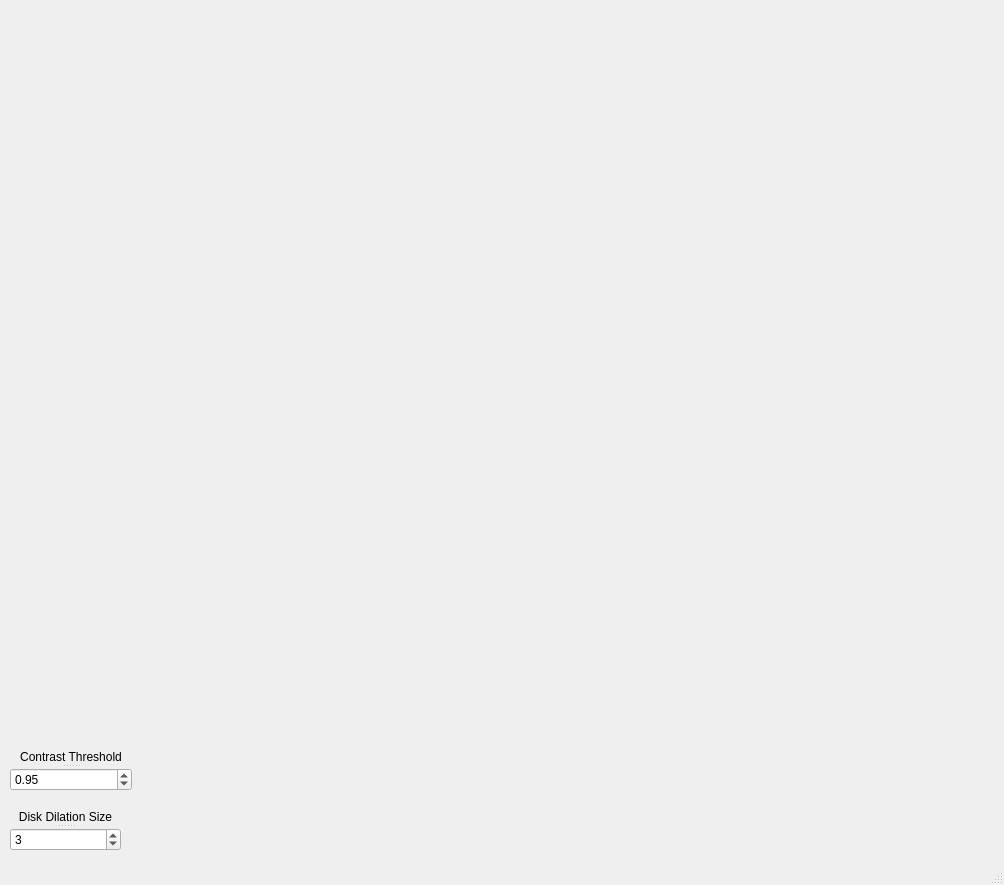
<?xml version="1.0" encoding="UTF-8"?>
<ui version="4.0">
 <class>MainWindow</class>
 <widget class="QMainWindow" name="MainWindow">
  <property name="geometry">
   <rect>
    <x>0</x>
    <y>0</y>
    <width>1004</width>
    <height>885</height>
   </rect>
  </property>
  <property name="sizePolicy">
   <sizepolicy hsizetype="Expanding" vsizetype="Expanding">
    <horstretch>0</horstretch>
    <verstretch>0</verstretch>
   </sizepolicy>
  </property>
  <property name="windowTitle">
   <string>MainWindow</string>
  </property>
  <widget class="QWidget" name="centralwidget">
   <property name="sizePolicy">
    <sizepolicy hsizetype="Maximum" vsizetype="Maximum">
     <horstretch>0</horstretch>
     <verstretch>0</verstretch>
    </sizepolicy>
   </property>
   <widget class="QSplitter" name="splitter">
    <property name="geometry">
     <rect>
      <x>10</x>
      <y>810</y>
      <width>111</width>
      <height>41</height>
     </rect>
    </property>
    <property name="orientation">
     <enum>Qt::Vertical</enum>
    </property>
    <widget class="QLabel" name="label_2">
     <property name="text">
      <string>&lt;html&gt;&lt;head/&gt;&lt;body&gt;&lt;p&gt;Disk Dilation Size&lt;/p&gt;&lt;/body&gt;&lt;/html&gt;</string>
     </property>
     <property name="alignment">
      <set>Qt::AlignCenter</set>
     </property>
     <property name="wordWrap">
      <bool>true</bool>
     </property>
    </widget>
    <widget class="QSpinBox" name="dilation_disk">
     <property name="value">
      <number>3</number>
     </property>
    </widget>
   </widget>
   <widget class="QSplitter" name="splitter_2">
    <property name="geometry">
     <rect>
      <x>10</x>
      <y>750</y>
      <width>122</width>
      <height>41</height>
     </rect>
    </property>
    <property name="frameShape">
     <enum>QFrame::NoFrame</enum>
    </property>
    <property name="orientation">
     <enum>Qt::Vertical</enum>
    </property>
    <property name="opaqueResize">
     <bool>false</bool>
    </property>
    <property name="childrenCollapsible">
     <bool>false</bool>
    </property>
    <widget class="QLabel" name="label">
     <property name="text">
      <string>&lt;html&gt;&lt;head/&gt;&lt;body&gt;&lt;p&gt;Contrast Threshold&lt;/p&gt;&lt;/body&gt;&lt;/html&gt;</string>
     </property>
     <property name="alignment">
      <set>Qt::AlignCenter</set>
     </property>
     <property name="wordWrap">
      <bool>true</bool>
     </property>
    </widget>
    <widget class="QDoubleSpinBox" name="contrast_threshold">
     <property name="sizePolicy">
      <sizepolicy hsizetype="Fixed" vsizetype="Fixed">
       <horstretch>0</horstretch>
       <verstretch>0</verstretch>
      </sizepolicy>
     </property>
     <property name="singleStep">
      <double>0.010000000000000</double>
     </property>
     <property name="value">
      <double>0.950000000000000</double>
     </property>
    </widget>
   </widget>
   <widget class="QWidget" name="image_widget" native="true">
    <property name="geometry">
     <rect>
      <x>150</x>
      <y>10</y>
      <width>851</width>
      <height>851</height>
     </rect>
    </property>
    <property name="sizePolicy">
     <sizepolicy hsizetype="Maximum" vsizetype="Maximum">
      <horstretch>0</horstretch>
      <verstretch>0</verstretch>
     </sizepolicy>
    </property>
    <property name="minimumSize">
     <size>
      <width>512</width>
      <height>512</height>
     </size>
    </property>
   </widget>
   <zorder>splitter</zorder>
   <zorder>splitter_2</zorder>
   <zorder>frame</zorder>
   <zorder>image_widget</zorder>
  </widget>
  <widget class="QStatusBar" name="statusbar"/>
 </widget>
 <resources/>
 <connections/>
</ui>
